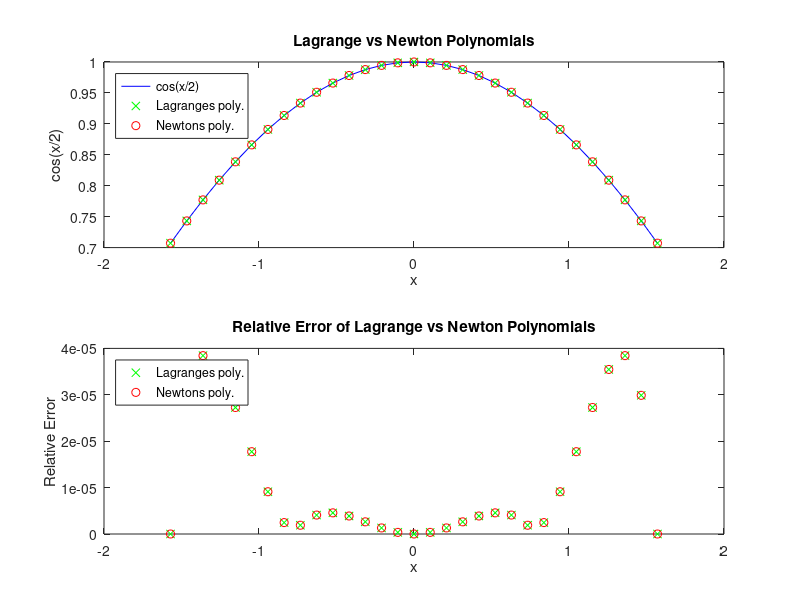

MATLAB code for this plot:
%Rozniakowski_Andrew_lab9.m

%Anndrew Rozniakowski

%This program computes the 4th order Lagrange interpolation polynomial and 
%the 4th order Newton's polynomial for the equation f(x) = cos(x/2) on
%the interval [-pi/2, pi/2]. To find Newton's polynomial we use the divided
%difference table to find the coefficients, then we use generalized
%horner's method to find the polynomial. This program then graphs 2
%subplots. The first plots the Lagrange polynomial in green, Newton's
%polynomial in red and the original function in blue. The second subplot
%contains the relative error for the Lagrange polynomial in green while
%Newtons is in red.

clear all
close all

%Declare Variables 
n = 5;
x = linspace(-pi/2, pi/2, n);
X = linspace(-pi/2, pi/2, 31);
y = cos(x/2);
Y = cos(X/2);
L = ones(n,length(X));
P = zeros(size(X));
D = zeros(n, n);
a = zeros(1,n);
El = zeros(size(X));
En = zeros(size(X));

%Computing Lagrange Polynomial
for i=1:n
    for j = 1:n
        if i ~= j
            L(i,:) = L(i,:).*(X-x(j))/(x(i)-x(j));
        end
    end
    P = P + y(i).*L(i,:);
end    

%Computing Newtons Divided Dif table
for i = 1:n
    D(i,1) = y(i);
end

for j = 2:n
    for k = j:n
        D(k,j) = (D(k,j-1) - D(k-1,j-1))/(x(k)-x(k-j+1));
    end
end    

%Using Horners Method to create Newtons Polynomial
S = D(end,end);
for i = n-1:-1:1
    S = S.*(X-x(i)) + D(i,i);
end

%Computing Error for Lagrange
El = abs((Y - P)./Y);

%Computiing Error for Newton
En = abs((Y - S)./Y);

%Plotting 
figure
subplot(2,1,1);
plot(X,Y,'b');
hold on
plot(X,P,'gx');
plot(X,S,'ro');
title('Lagrange vs Newton Polynomials');
legend('cos(x/2)', 'Lagranges poly.', 'Newtons poly.', 'Location' ,'northwest');
xlabel('x');
ylabel('cos(x/2)');
subplot(2,1,2);
plot(X,El,'gx');
hold on
plot(X,En,'ro');
title('Relative Error of Lagrange vs Newton Polynomials');
legend('Lagranges poly.', 'Newtons poly.', 'Location' ,'northwest');
xlabel('x');
ylabel('Relative Error');